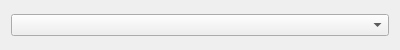
<?xml version="1.0" encoding="UTF-8"?>
<ui version="4.0">
 <class>ColorFunctionSelector</class>
 <widget class="QWidget" name="ColorFunctionSelector">
  <property name="geometry">
   <rect>
    <x>0</x>
    <y>0</y>
    <width>400</width>
    <height>50</height>
   </rect>
  </property>
  <property name="windowTitle">
   <string>Form</string>
  </property>
  <layout class="QGridLayout" name="gridLayout">
   <item row="0" column="0">
    <widget class="QComboBox" name="comboBox"/>
   </item>
  </layout>
 </widget>
 <resources/>
 <connections/>
</ui>
